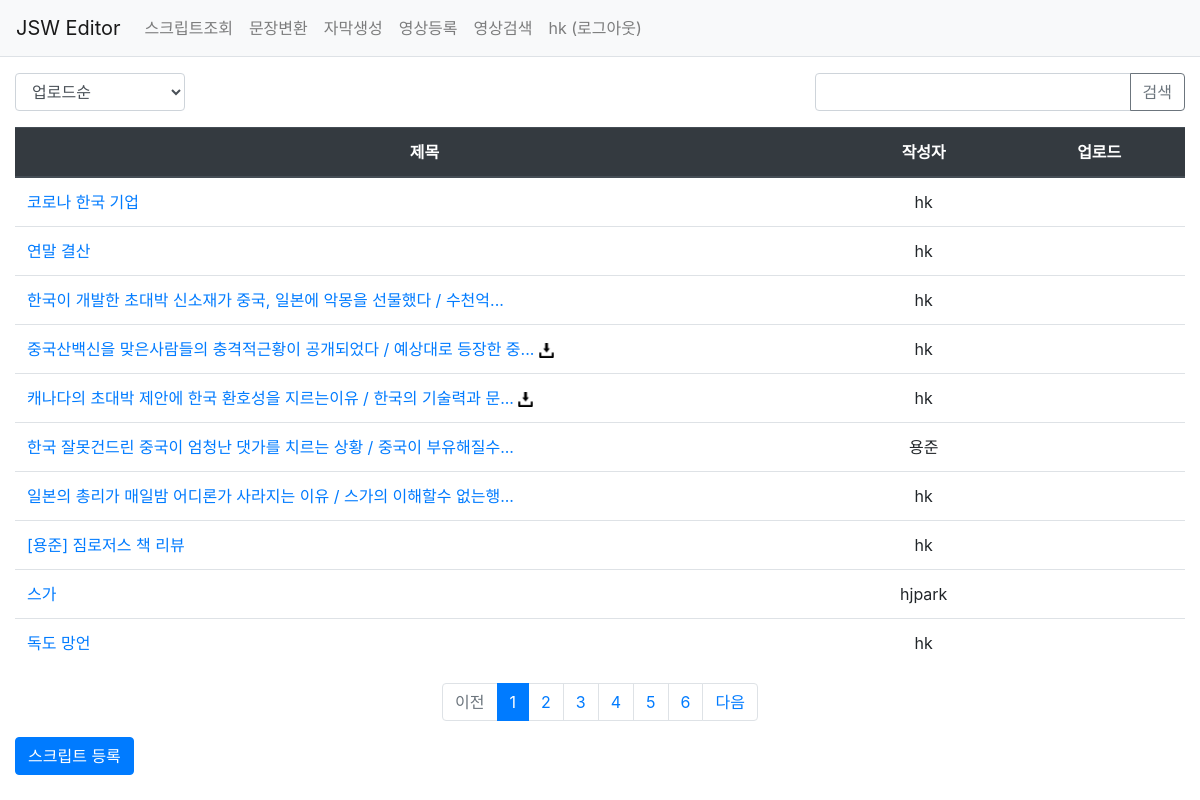
Page /pybo/ (signed in) on the earlier database version.
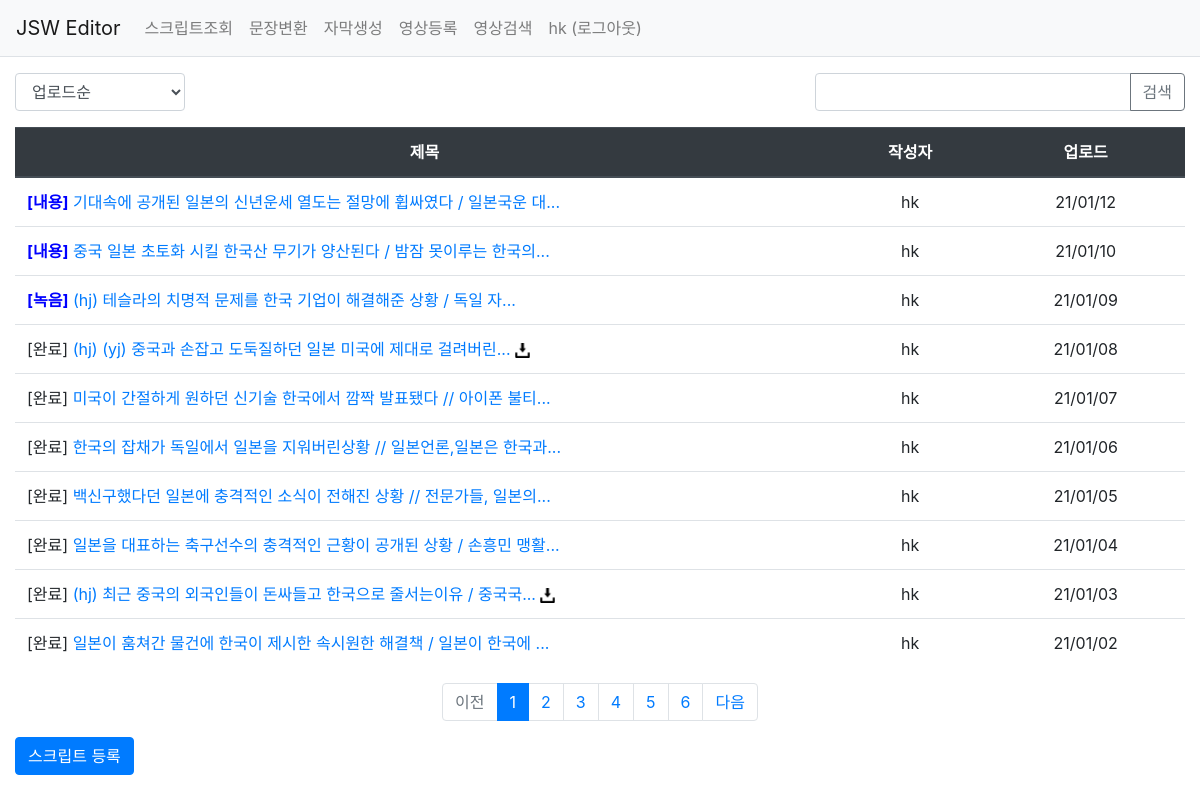
Same page on the later database version.
### pybo/models.py (models this page shows, shortened)
class Question(models.Model):
    author = models.ForeignKey(User, on_delete=models.CASCADE, related_name='author_question')
    subject = models.CharField(max_length=200)
    content = models.TextField()
    status = models.CharField(max_length=200, null=True, blank=True)
    create_date = models.DateTimeField()
    modify_date = models.DateTimeField(null=True, blank=True)
    download_flag = models.CharField(null=True, max_length=10, blank=True)
    upload_target = models.DateTimeField(null=True, blank=True)
    voter = models.ManyToManyField(User, related_name='voter_question')

### pybo/views/base_views.py (the view, shortened to what this page needs)
# urls.py: path('', base_views.index, name='index'),  # '/' 에 해당되는 path
@login_required(login_url='common:login')
def index(request):
    logger.info("INFO 레벨로 출력")
    """
    pybo 목록 출력
    """
    page = request.GET.get('page', '1')  # 페이지
    kw = request.GET.get('kw', '')  # 검색어
    so = request.GET.get('so', 'recent')  # 정렬기준
    if so == 'create':
        question_list = Question.objects.order_by('-create_date')
    else:  # recent
        question_list = Question.objects.order_by('-upload_target', '-modify_date')
    paginator = Paginator(question_list, 10)  # 페이지당 10개씩 보여주기
    page_obj = paginator.get_page(page)
    context = {'question_list': page_obj, 'page': page, 'kw': kw, 'so': so}  # <------ so 추가
    return render(request, 'pybo/question_list.html', context)

### pybo/templatetags/pybo_filter.py (called while the page is built)
@register.filter
def sub(value, arg):
    return value - arg

### templates/pybo/question_list.html (shortened to what this page needs)
{% extends 'base.html' %}
{% load pybo_filter %}
{% load static %}
{% block content %}
<div class="container my-3">
    <div class="row justify-content-between my-3">
        <div class="col-lg-2 col-md-3 col-4">
            <select class="form-control so">
                <option value="recent" {% if so == 'recent' %}selected{% endif %}>업로드순</option>
            </select>
        </div>
        <div class="col-lg-4 col-md-6 col-6 input-group">
            <input type="text" onkeypress="search_media()" class="form-control kw" value="{{ kw|default_if_none:'' }}">
            <div class="input-group-append">
                <button class="btn btn-outline-secondary" type="button" id="btn_search">검색</button>
            </div>
        </div>
    </div>
    <table class="table">
        <thead>
        <tr class="text-center thead-dark">
            <th style="width:70%">제목</th>
            <th>작성자</th>
            <th>업로드</th>
        </tr>
        </thead>
        <tbody>
        {% if question_list %}
        {% for question in question_list %}
        <tr class="text-center">
            <td class="text-left">
                {% if question.status == '완료' %}
                <span>[{{ question.status|default_if_none:'' }}]</span>
                {% elif question.status is none %}
                <span style="color:blue;font-weight: bold;"></span>
                {% else %}
                <span style="color:blue;font-weight: bold;">[{{ question.status|default_if_none:'' }}]</span>
                {% endif %}
                <a href="{% url 'pybo:detail' question.id %}"> {{ question.subject|truncatechars:42 }}</a>
                {% if question.download_flag == '1' %}
                <a href="/static/output/keyword_{{ question.id }}.zip"><img src="/static/img/btn_download.png" style="width:15px"></a>
                {% endif %}
            </td>
            <td>{{ question.author.username }}</td>
            <td>{{ question.upload_target|date:"y/m/d"|default_if_none:'' }}</td>
        </tr>
        {% endfor %}
        {% else %}
        <tr>
            <td colspan="3">스크립트가 없습니다.</td>
        </tr>
        {% endif %}
        </tbody>
    </table>
    <ul class="pagination justify-content-center">
        {% if question_list.has_previous %}
        <li class="page-item">
            <a class="page-link" data-page="{{ question_list.previous_page_number }}" href="#">이전</a>
        </li>
        {% else %}
        <li class="page-item disabled">
            <a class="page-link" tabindex="-1" aria-disabled="true" href="#">이전</a>
        </li>
        {% endif %}
        {% for page_number in question_list.paginator.page_range %}
        {% if page_number >= question_list.number|add:-5 and page_number <= question_list.number|add:5 %}
            {% if page_number == question_list.number %}
            <li class="page-item active" aria-current="page">
                <a class="page-link" data-page="{{ page_number }}" href="#">{{ page_number }}</a>
            </li>
            {% else %}
            <li class="page-item">
                <a class="page-link" data-page="{{ page_number }}" href="#">{{ page_number }}</a>
            </li>
            {% endif %}
        {% endif %}
        {% endfor %}
        {% if question_list.has_next %}
        <li class="page-item">
            <a class="page-link" data-page="{{ question_list.next_page_number }}" href="#">다음</a>
        </li>
        {% else %}
        <li class="page-item disabled">
            <a class="page-link" tabindex="-1" aria-disabled="true" href="#">다음</a>
        </li>
        {% endif %}
    </ul>
    <a href="{% url 'pybo:question_create' %}" class="btn btn-primary">스크립트 등록</a>
</div>
{% endblock %}

Differences in the rows shown:
no longer on this page (row edited): Question: subject "코로나 한국 기업", author.username "hk"
no longer on this page (row edited): Question: subject "연말 결산", author.username "hk"
removed Question: subject "한국이 개발한 초대박 신소재가 중국, 일본에 악몽을 선물했다 / 수천억...", author.username "hk"
no longer on this page (row edited): Question: subject "중국산백신을 맞은사람들의 충격적근황이 공개되었다 / 예상대로 등장한 중...", author.username "hk"
no longer on this page (row edited): Question: subject "캐나다의 초대박 제안에 한국 환호성을 지르는이유 / 한국의 기술력과 문...", author.username "hk"
no longer on this page (row edited): Question: subject "한국 잘못건드린 중국이 엄청난 댓가를 치르는 상황 / 중국이 부유해질수...", author.username "용준"
no longer on this page (row edited): Question: subject "일본의 총리가 매일밤 어디론가 사라지는 이유 / 스가의 이해할수 없는행...", author.username "hk"
no longer on this page (row edited): Question: subject "[용준] 짐로저스 책 리뷰", author.username "hk"
no longer on this page (row edited): Question: subject "스가", author.username "hjpark"
no longer on this page (row edited): Question: subject "독도 망언", author.username "hk"
added Question: status "내용", subject "기대속에 공개된 일본의 신년운세 열도는 절망에 휩싸였다 / 일본국운 대...", author.username "hk", upload_target "21/01/12"
added Question: status "내용", subject "중국 일본 초토화 시킬 한국산 무기가 양산된다 / 밤잠 못이루는 한국의...", author.username "hk", upload_target "21/01/10"
added Question: status "녹음", subject "(hj) 테슬라의 치명적 문제를 한국 기업이 해결해준 상황 / 독일 자...", author.username "hk", upload_target "21/01/09"
added Question: status "완료", subject "(hj) (yj) 중국과 손잡고 도둑질하던 일본 미국에 제대로 걸려버린...", author.username "hk", upload_target "21/01/08"
added Question: status "완료", subject "미국이 간절하게 원하던 신기술 한국에서 깜짝 발표됐다 // 아이폰 불티...", author.username "hk", upload_target "21/01/07"
added Question: status "완료", subject "한국의 잡채가 독일에서 일본을 지워버린상황 // 일본언론,일본은 한국과...", author.username "hk", upload_target "21/01/06"
added Question: status "완료", subject "백신구했다던 일본에 충격적인 소식이 전해진 상황 // 전문가들, 일본의...", author.username "hk", upload_target "21/01/05"
added Question: status "완료", subject "일본을 대표하는 축구선수의 충격적인 근황이 공개된 상황 / 손흥민 맹활...", author.username "hk", upload_target "21/01/04"
added Question: status "완료", subject "(hj) 최근 중국의 외국인들이 돈싸들고 한국으로 줄서는이유 / 중국국...", author.username "hk", upload_target "21/01/03"
added Question: status "완료", subject "일본이 훔쳐간 물건에 한국이 제시한 속시원한 해결책 / 일본이 한국에 ...", author.username "hk", upload_target "21/01/02"
